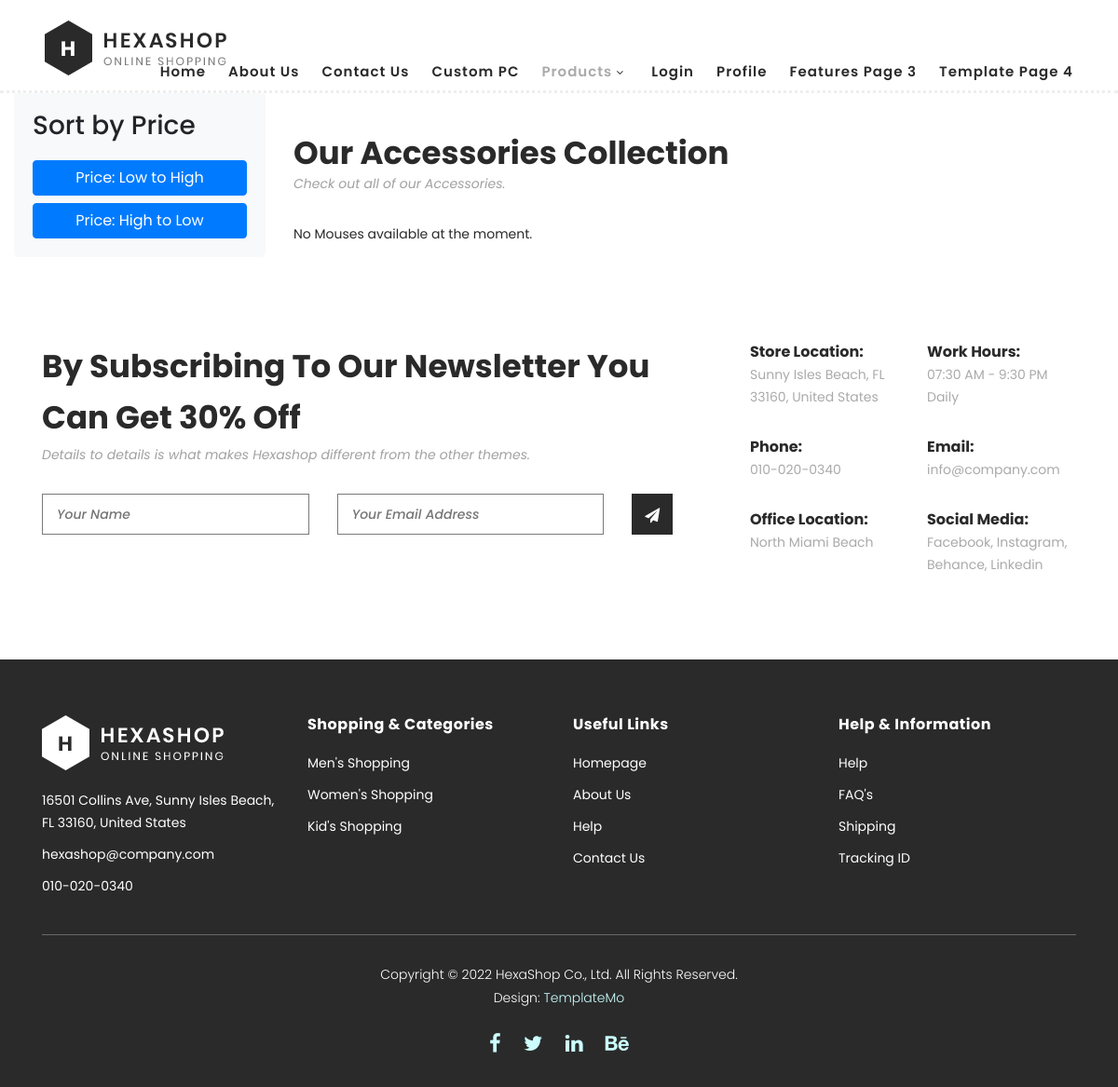
The page /accessories/ on the database as committed earlier.
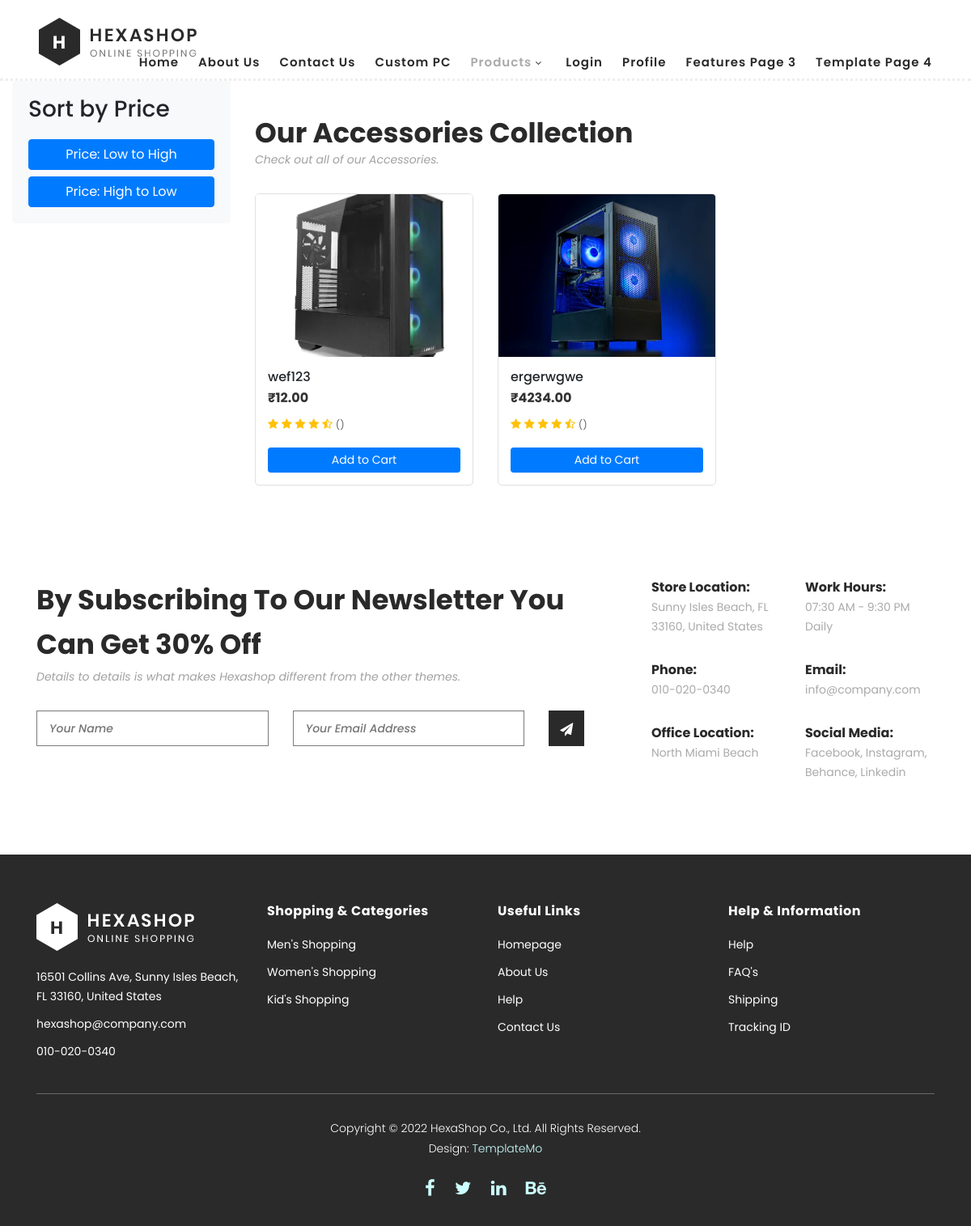
The same page on the database as committed later.
### userapp/models.py (models this page shows, shortened)
class Product(models.Model):
    CATEGORY_CHOICES = (
        ('monitor', 'Monitor'),
        ('keyboard', 'Keyboard'),
        ('mouse', 'Mouse'),
        ('assembled_cpu', 'Assembled CPU'),
        ('accessory', 'Accessory'),
    )
    productId = models.AutoField(primary_key=True)
    name = models.CharField(max_length=255)
    category = models.CharField(max_length=50, choices=CATEGORY_CHOICES)
    price = models.DecimalField(max_digits=10, decimal_places=2)
    stockLevel = models.PositiveIntegerField()
    description = models.TextField()
    main_image = models.ImageField(upload_to='product_images/', null=True, blank=True)

### userapp/views.py (the view)
# urls.py: path('accessories/', views.accessories_view, name='accessories'),
def accessories_view(request):
    accessories = Product.objects.filter(category='accessory')
    return render(request, 'accessory.html', {'accessories': accessories})

### template/accessory.html (shortened to what the changed rows need)
{% load static %}
<!DOCTYPE html>
<html lang="en">
  <head>
    <link rel="stylesheet" type="text/css" href="{% static 'css/bootstrap.min.css' %}">
    <link rel="stylesheet" type="text/css" href="{% static 'css/font-awesome.css' %}">
    <link rel="stylesheet" href="{% static 'css/templatemo-hexashop.css' %}">
    <link rel="stylesheet" href="{% static 'css/owl-carousel.css' %}">
    <link rel="stylesheet" href="{% static 'css/lightbox.css' %}">
    </head>
    <body>
    <br>
    <br>
    <br>
    <br><br><br>
    <section class="section" id="keyboards">
        <div class="container-fluid">
            <div class="row">
                <div class="col-lg-9">
                    <div class="section-heading">
                        <h2>Our Accessories Collection</h2>
                    </div>
                    <div class="row">
                        {% for accessory in accessories %}
                        <div class="col-lg-4 col-md-6 col-sm-6 mb-4">
                            <div class="product-item">
                                <div class="thumb">
                                    <img src="{{ accessory.main_image.url }}" alt="{{ accessory.name }}" class="img-fluid">
                                </div>
                                <div class="down-content">
                                    <h4>{{ accessory.name }}</h4>
                                    <span class="price">₹{{ accessory.price }}</span>
                                    <div class="rating">
                                        <i class="fa fa-star"></i>
                                        <i class="fa fa-star"></i>
                                        <i class="fa fa-star"></i>
                                        <i class="fa fa-star"></i>
                                        <i class="fa fa-star-half-o"></i>
                                        <span class="rating-count">({{ accessory.rating_count }})</span>
                                    </div>
                                    <button class="btn btn-primary btn-sm mt-2">Add to Cart</button>
                                </div>
                            </div>
                        </div>
                        {% empty %}
                        <div class="col-lg-12">
                            <p>No Mouses available at the moment.</p>
                        </div>
                        {% endfor %}
                    </div>
                </div>
            </div>
        </div>
    </section>
    <div class="subscribe">
        <div class="container">
            <div class="row">
                <div class="col-lg-8">
                    <div class="section-heading">
                        <h2>By Subscribing To Our Newsletter You Can Get 30% Off</h2>
                    </div>
                </div>
            </div>
        </div>
    </div>
  </body>
</html>

Rows that differ between the two databases and show on the page:
added Product: main_image (picture), name "wef123", price "12.00"
added Product: main_image (picture), name "ergerwgwe", price "4234.00"
Other text that changed with them:
text no longer shown: "No Mouses available at the moment."
